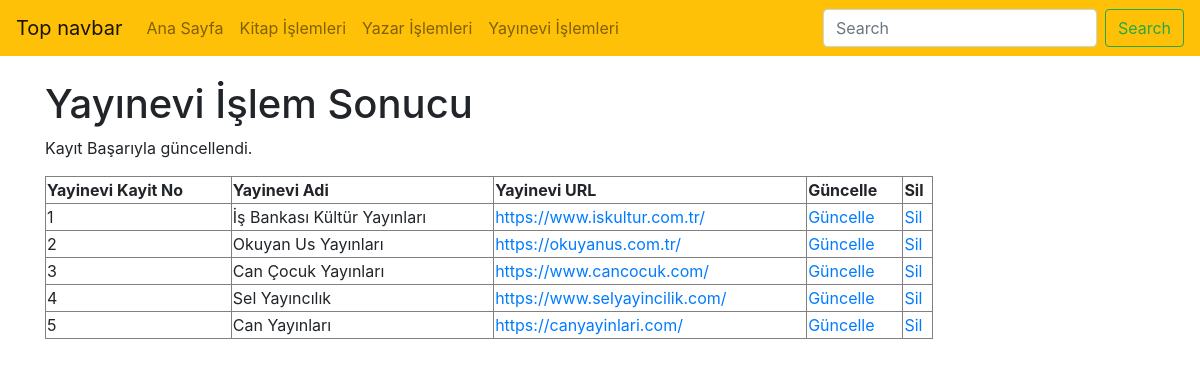
Page /sabinaamrahova_final/guncel_yayinevi.php on the committed database.
### tables this page shows
CREATE TABLE `yayinevi` (
  `yayineviNo` int(11) NOT NULL COMMENT 'Yayınevi Numarası',
  `yayineviKayitTarihi` timestamp NOT NULL DEFAULT current_timestamp() ON UPDATE current_timestamp() COMMENT 'Yayınevi Kayıt Tarihi',
  `yayineviAdi` varchar(200) NOT NULL COMMENT 'Yayınevinin Adı',
  `yayineviURL` varchar(200) NOT NULL COMMENT 'Yayınevi Web Adresi'
);

### sabinaamrahova_final/guncel_yayinevi.php (the view, shortened to what this page needs)
<?php
    require_once("baglanti.php");
    $yayineviNo = mysqli_real_escape_string($baglanti, $_POST['yayineviNo']);
    $yayineviAdi = mysqli_real_escape_string($baglanti, $_POST['yayineviAdi']);
    $yayineviURL = mysqli_real_escape_string($baglanti, $_POST['yayineviURL']);
    $sorgu = "UPDATE yayinevi SET yayineviAdi = '$yayineviAdi', yayineviURL = '$yayineviURL' WHERE yayineviNo = $yayineviNo";
    if (mysqli_query($baglanti, $sorgu)) {
        $islemSonuc = "Kayıt Başarıyla güncellendi.";
    } else {
        $islemSonuc = "Hata: " . $sorgu . "<br>" . mysqli_error($baglanti);
    }
    $sorgu2 = mysqli_query($baglanti, "SELECT * FROM yayinevi ORDER BY yayineviNo");
?>
<!DOCTYPE html>
<html lang="tr"><head><meta http-equiv="Content-Type" content="text/html; charset=UTF-8">
<link href="bootstrap.min.css" rel="stylesheet">
    <link href="./katalog_files/navbar-top.css" rel="stylesheet">
  </head>
  <body>
    <nav class="navbar navbar-expand-md navbar-light bg-warning mb-4">
  <a class="navbar-brand" href="https://getbootstrap.com/docs/4.4/examples/navbar-static/#">Top navbar</a>
  <div class="collapse navbar-collapse" id="navbarCollapse">
    <ul class="navbar-nav mr-auto">
      <li class="nav-item">
        <a class="nav-link" href="index.php">Ana Sayfa </a>
      </li>
      <li class="nav-item">
        <a class="nav-link" href="kitap.php">Kitap İşlemleri</a>
      </li>
      <li class="nav-item">
        <a class="nav-link" href="yazar.php">Yazar İşlemleri</a>
      </li>
      <li class="nav-item">
        <a class="nav-link" href="yayinevi.php">Yayınevi İşlemleri</a>
      </li>
    </ul>
    <form class="form-inline mt-2 mt-md-0">
      <input class="form-control mr-sm-2" type="text" placeholder="Search" aria-label="Search">
      <button class="btn btn-outline-success my-2 my-sm-0" type="submit">Search</button>
    </form>
  </div>
</nav>
<main role="main" class="container">
<h1>Yayınevi İşlem Sonucu</h1>
<p><?php echo $islemSonuc; ?></p>
<?php
echo("<table border=1 width=80%>");
    echo("<tr>");
    echo("<td><b>Yayinevi Kayit No</b></td>");
    echo("<td><b>Yayinevi Adi</b></td>");
    echo("<td><b>Yayinevi URL</b></td>");
    echo("<td><b>Güncelle</b></td>");
    echo("<td><b>Sil</b></td>");
    echo("</tr>");
while($satir = mysqli_fetch_assoc($sorgu2)){
    echo("<tr>");
    echo("<td>".$satir["yayineviNo"]."</td>");
    echo("<td>".$satir["yayineviAdi"]."</td>");
    echo("<td><a href=".$satir['yayineviURL']."target='_blank'>".$satir["yayineviURL"]."</a></td>");
    echo("<td><a href='guncelleme_yayinevi.php?yayineviNo=".$satir["yayineviNo"]."'>Güncelle</a></td>");
    echo("<td><a href='sil_yayinevi.php?yayineviNo=".$satir["yayineviNo"]."'>Sil</a></td>");
    echo("</tr>");
            }
echo("</table>");
?>
</main>
</body></html>

### sabinaamrahova_final/navbar-top.css (style rules this page uses)
body { min-height: 75rem; }

### rows in the picture
yayinevi: yayineviNo "1", yayineviAdi "İş Bankası Kültür Yayınları", yayineviURL "https://www.iskultur.com.tr/"
yayinevi: yayineviNo "2", yayineviAdi "Okuyan Us Yayınları", yayineviURL "https://okuyanus.com.tr/"
yayinevi: yayineviNo "3", yayineviAdi "Can Çocuk Yayınları", yayineviURL "https://www.cancocuk.com/"
yayinevi: yayineviNo "4", yayineviAdi "Sel Yayıncılık", yayineviURL "https://www.selyayincilik.com/"
yayinevi: yayineviNo "5", yayineviAdi "Can Yayınları", yayineviURL "https://canyayinlari.com/"

### other values in the picture
$islemSonuc "Kayıt Başarıyla güncellendi."
